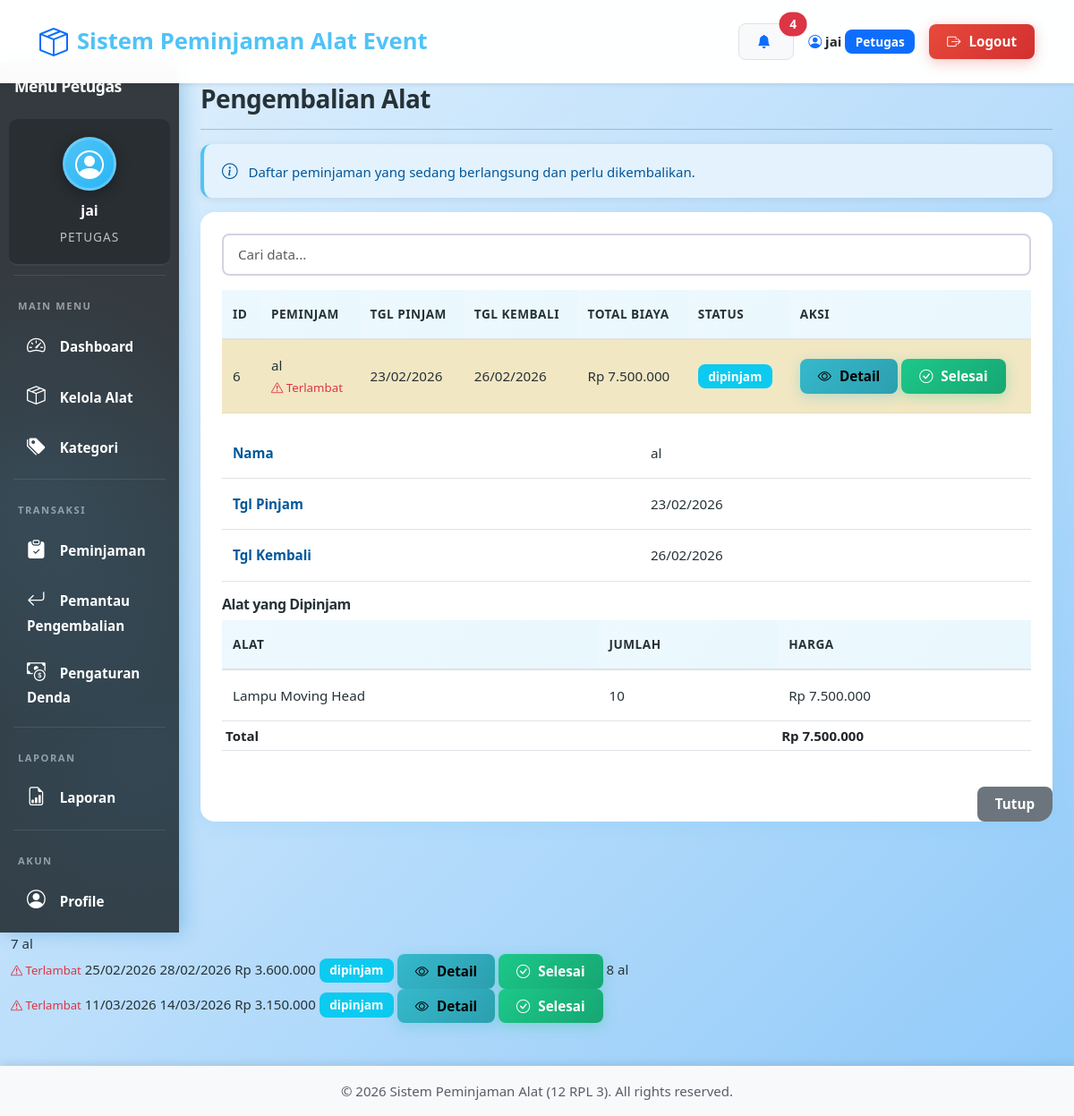
/petugas/pengembalian.php (signed in), run on the app's committed database.
### tables this page shows
CREATE TABLE `peminjaman` (
  `id` int NOT NULL,
  `nama_alat` varchar(50) NOT NULL,
  `peminjam_id` int NOT NULL,
  `tanggal_pinjam` date NOT NULL,
  `tanggal_kembali` date NOT NULL,
  `tanggal_pengembalian` datetime DEFAULT NULL,
  `kondisi_pengembalian` enum('baik','rusak ringan','rusak berat','hilang') DEFAULT 'baik',
  `catatan_pengembalian` text,
  `status` enum('pending','disetujui','ditolak','dipinjam','selesai') DEFAULT 'pending',
  `total_biaya` decimal(10,2) DEFAULT NULL,
  `denda` decimal(10,2) DEFAULT '0.00',
  `keterangan` text,
  `petugas_id` int DEFAULT NULL,
  `created_at` timestamp NULL DEFAULT CURRENT_TIMESTAMP,
  `deleted_at` datetime DEFAULT NULL
);

CREATE TABLE `users` (
  `id` int NOT NULL,
  `username` varchar(50) NOT NULL,
  `password` varchar(255) NOT NULL,
  `nama` varchar(100) NOT NULL,
  `email` varchar(100) NOT NULL,
  `telepon` varchar(20) DEFAULT NULL,
  `foto_profile` varchar(255) DEFAULT NULL,
  `role` enum('admin','petugas','peminjam') NOT NULL,
  `created_at` timestamp NULL DEFAULT CURRENT_TIMESTAMP,
  `deleted_at` datetime DEFAULT NULL
);

CREATE TABLE `detail_peminjaman` (
  `id` int NOT NULL,
  `peminjaman_id` int NOT NULL,
  `alat_id` int NOT NULL,
  `jumlah` int NOT NULL,
  `harga_satuan` decimal(10,2) DEFAULT NULL,
  `subtotal` decimal(10,2) DEFAULT NULL
);

CREATE TABLE `alat` (
  `id` int NOT NULL,
  `nama_alat` varchar(100) NOT NULL,
  `merk` varchar(100) DEFAULT NULL,
  `kategori_id` int DEFAULT NULL,
  `jumlah_total` int NOT NULL,
  `jumlah_tersedia` int NOT NULL,
  `kondisi` enum('baik','rusak ringan','rusak berat') DEFAULT 'baik',
  `harga_sewa` decimal(10,2) DEFAULT NULL,
  `deskripsi` text,
  `foto` varchar(255) DEFAULT NULL,
  `created_at` timestamp NULL DEFAULT CURRENT_TIMESTAMP,
  `deleted_at` datetime DEFAULT NULL
);

### controllers/PengembalianController.php (called while the page is built, shortened)
<?php
require_once __DIR__ . '/../models/PengembalianModel.php';
class PengembalianController extends Controller {
    private $model;
    public function __construct($conn) {
        $this->model     = new PengembalianModel($conn);
    }
    public function index() {
        return $this->model->getDaftarDipinjam();
    }
}
?>

### models/Model.php (called while the page is built, shortened)
<?php
class Model {
    protected $conn;
    public function __construct($conn) {
        $this->conn = $conn;
    }
    protected function query($sql) {
        return mysqli_query($this->conn, $sql);
    }
    protected function fetchAll($sql) {
        $result = $this->query($sql);
        $data = [];
        while ($row = mysqli_fetch_assoc($result)) {
            $data[] = $row;
        }
        return $data;
    }
}
?>

### models/PengembalianModel.php (called while the page is built, shortened)
<?php
require_once __DIR__ . '/Model.php';
class PengembalianModel extends Model {
    public function getDaftarDipinjam() {
        return $this->fetchAll("SELECT p.*, u.nama,
                                DATEDIFF(CURDATE(), p.tanggal_kembali) as hari_terlambat
                                FROM peminjaman p
                                JOIN users u ON p.peminjam_id = u.id
                                WHERE p.status = 'dipinjam'
                                ORDER BY p.tanggal_kembali ASC");
    }
}
?>

### models/PeminjamanModel.php (called while the page is built, shortened)
<?php
require_once __DIR__ . '/Model.php';
class PeminjamanModel extends Model {
    public function getDetail($peminjaman_id) {
        return $this->fetchAll("SELECT dp.*, a.nama_alat, a.harga_sewa FROM detail_peminjaman dp
                                JOIN alat a ON dp.alat_id = a.id
                                WHERE dp.peminjaman_id = " . (int)$peminjaman_id);
    }
}
?>

### petugas/pengembalian.php (the view, shortened to what this page needs)
<?php
require_once '../config/database.php';
require_once '../controllers/PengembalianController.php';
require_once '../models/PeminjamanModel.php';
$controller     = new PengembalianController($conn);
$peminjamanModel = new PeminjamanModel($conn);
$pengembalian_list = $controller->index();
include '../includes/header.php';
?>
<div class="container-fluid">
    <div class="row">
        <?php include '../includes/petugas_sidebar.php'; ?>
        <div class="col-md-10 p-4">
            <h2>Pengembalian Alat</h2>
            <hr>
            <div class="alert alert-info">
                <i class="bi bi-info-circle"></i> Daftar peminjaman yang sedang berlangsung dan perlu dikembalikan.
            </div>
            <div class="card">
                <div class="card-body">
                    <table class="table table-striped">
                        <thead>
                            <tr>
                                <th>ID</th>
                                <th>Peminjam</th>
                                <th>Tgl Pinjam</th>
                                <th>Tgl Kembali</th>
                                <th>Total Biaya</th>
                                <th>Status</th>
                                <th>Aksi</th>
                            </tr>
                        </thead>
                        <tbody>
                            <?php foreach ($pengembalian_list as $row):
                                $terlambat = strtotime($row['tanggal_kembali']) < strtotime(date('Y-m-d'));
                            ?>
                            <tr class="<?php echo $terlambat ? 'table-warning' : ''; ?>">
                                <td><?php echo $row['id']; ?></td>
                                <td>
                                    <?php echo htmlspecialchars($row['nama']); ?>
                                    <?php if ($terlambat): ?>
                                    <br><small class="text-danger"><i class="bi bi-exclamation-triangle"></i> Terlambat</small>
                                    <?php endif; ?>
                                </td>
                                <td><?php echo date('d/m/Y', strtotime($row['tanggal_pinjam'])); ?></td>
                                <td><?php echo date('d/m/Y', strtotime($row['tanggal_kembali'])); ?></td>
                                <td>Rp <?php echo number_format($row['total_biaya'], 0, ',', '.'); ?></td>
                                <td><span class="badge bg-info"><?php echo $row['status']; ?></span></td>
                                <td>
                                    <button class="btn btn-sm btn-info" data-bs-toggle="modal" data-bs-target="#detailModal<?php echo $row['id']; ?>">
                                        <i class="bi bi-eye"></i> Detail
                                    </button>
                                    <button class="btn btn-sm btn-success" onclick="if(confirm('Konfirmasi pengembalian?')) location.href='?selesai=<?php echo $row['id']; ?>'">
                                        <i class="bi bi-check-circle"></i> Selesai
                                    </button>
                                </td>
                            </tr>
                            <div class="modal fade" id="detailModal<?php echo $row['id']; ?>" tabindex="-1">
                                <div class="modal-dialog">
                                    <div class="modal-content">
                                        <div class="modal-body">
                                            <table class="table table-sm">
                                                <tr><td><strong>Nama</strong></td><td><?php echo htmlspecialchars($row['nama']); ?></td></tr>
                                                <tr><td><strong>Tgl Pinjam</strong></td><td><?php echo date('d/m/Y', strtotime($row['tanggal_pinjam'])); ?></td></tr>
                                                <tr><td><strong>Tgl Kembali</strong></td><td><?php echo date('d/m/Y', strtotime($row['tanggal_kembali'])); ?></td></tr>
                                            </table>
                                            <h6>Alat yang Dipinjam</h6>
                                            <table class="table table-sm">
                                                <thead><tr><th>Alat</th><th>Jumlah</th><th>Harga</th></tr></thead>
                                                <tbody>
                                                    <?php foreach ($peminjamanModel->getDetail($row['id']) as $d): ?>
                                                    <tr>
                                                        <td><?php echo htmlspecialchars($d['nama_alat']); ?></td>
                                                        <td><?php echo $d['jumlah']; ?></td>
                                                        <td>Rp <?php echo number_format($d['subtotal'], 0, ',', '.'); ?></td>
                                                    </tr>
                                                    <?php endforeach; ?>
                                                </tbody>
                                                <tfoot><tr><th colspan="2">Total</th><th>Rp <?php echo number_format($row['total_biaya'], 0, ',', '.'); ?></th></tr></tfoot>
                                            </table>
                                        </div>
                                        <div class="modal-footer">
                                            <button type="button" class="btn btn-secondary" data-bs-dismiss="modal">Tutup</button>
                                        </div>
                                    </div>
                                </div>
                            </div>
                            <?php endforeach; ?>
                        </tbody>
                    </table>
                </div>
            </div>
        </div>
    </div>
</div>
<?php include '../includes/footer.php'; ?>

### assets/css/variables.css (style rules this page uses)
:root { --primary: #4FC3F7; --primary-dark: #29B6F6; --primary-light: #81D4FA; --secondary: #78909C; --success: #66BB6A; --info: #42A5F5; --warning: #FFA726; --danger: #EF5350; --light: #E3F2FD; --dark: #263238; --blue-gradient: linear-gradient(135deg, #4FC3F7 0%, #29B6F6 100%); --blue-gradient-dark: linear-gradient(135deg, #29B6F6 0%, #0288D1 100%); --sidebar-gradient: linear-gradient(180deg, #0277BD 0%, #01579B 100%); --card-gradient: linear-gradient(135deg, #E3F2FD 0%, #BBDEFB 100%); --card-shadow: 0 4px 20px rgba(79, 195, 247, 0.15); --button-shadow: 0 4px 15px rgba(79, 195, 247, 0.3); --hover-shadow: 0 8px 30px rgba(79, 195, 247, 0.25); --spacing-sm: 0.5rem; --spacing-md: 1rem; --spacing-lg: 1.5rem; --spacing-xl: 2rem; --radius-sm: 8px; --radius-md: 12px; --radius-lg: 16px; --font-family: 'Segoe UI', Tahoma, Geneva, Verdana, sans-serif; --font-size-base: 15px; --font-weight-normal: 500; --font-weight-bold: 700; }

### assets/css/base.css (style rules this page uses)
* { margin: 0; padding: 0; box-sizing: border-box; }
html { scroll-behavior: smooth; }
body { font-family: var(--font-family); background: linear-gradient(135deg, #E3F2FD 0%, #BBDEFB 50%, #90CAF9 100%); background-attachment: fixed; min-height: 100vh; color: var(--dark); font-size: var(--font-size-base); line-height: 1.6; padding-top: 70px; }
h1, h2, h3, h4, h5, h6 { font-weight: var(--font-weight-bold); color: var(--dark); letter-spacing: -0.5px; }
h2 { font-size: 1.75rem; margin-bottom: 0.5rem; }
p, td, th, label, span { color: var(--dark); }
strong { font-weight: var(--font-weight-bold); }

### assets/css/components.css (style rules this page uses)
.card { border: none; border-radius: var(--radius-lg); box-shadow: var(--card-shadow); overflow: hidden; margin-bottom: var(--spacing-lg); background: white; transition: all 0.3s ease; }
.card-body { padding: var(--spacing-lg); }
.table thead th { border-bottom: 2px solid #dee2e6; font-weight: var(--font-weight-bold); text-transform: uppercase; font-size: 0.85rem; letter-spacing: 0.5px; color: var(--dark); padding: var(--spacing-md) 0.75rem; background: linear-gradient(135deg, rgba(79, 195, 247, 0.1) 0%, rgba(41, 182, 246, 0.1) 100%); }
.table tbody td { padding: var(--spacing-md) 0.75rem; vertical-align: middle; font-size: 0.95rem; color: var(--dark); font-weight: var(--font-weight-normal); }
.table tbody td strong { font-weight: var(--font-weight-bold); color: #01579B; }
.btn { border-radius: var(--radius-sm); padding: var(--spacing-sm) 1.25rem; font-weight: 600; font-size: 0.95rem; transition: all 0.3s ease; border: none; }
.btn i { margin-right: 5px; }
.btn-success { background: linear-gradient(135deg, #1cc88a 0%, #17a673 100%); box-shadow: 0 4px 15px rgba(28, 200, 138, 0.3); }
.btn-info { background: linear-gradient(135deg, #36b9cc 0%, #2c9faf 100%); box-shadow: 0 4px 15px rgba(54, 185, 204, 0.3); }
.badge { padding: 0.5em 0.85em; font-weight: var(--font-weight-bold); border-radius: var(--radius-sm); font-size: 0.85rem; }
.alert { border: none; border-radius: var(--radius-md); padding: var(--spacing-md) 1.25rem; border-left: 4px solid; box-shadow: 0 2px 10px rgba(0,0,0,0.08); font-weight: var(--font-weight-normal); }
.alert-info { background-color: #E3F2FD; border-left-color: var(--primary); color: #01579B; }
.alert i { margin-right: 8px; font-size: 1.1rem; }
.modal-content { border: none; border-radius: var(--radius-lg); box-shadow: 0 10px 40px rgba(0,0,0,0.3); }
.modal-body { text-align: left; }
.modal { display: none; }

### data on the page
peminjaman: id "6", peminjam.nama "al", shows "Terlambat", tanggal_pinjam "23/02/2026", tanggal_kembali "26/02/2026", total_biaya "7.500.000", status "dipinjam"
detail_peminjaman: alat.nama_alat "Lampu Moving Head", jumlah "10", subtotal "7.500.000"
peminjaman: id "7", peminjam.nama "al", shows "Terlambat", tanggal_pinjam "25/02/2026", tanggal_kembali "28/02/2026", total_biaya "3.600.000", status "dipinjam"
peminjaman: id "8", peminjam.nama "al", shows "Terlambat", tanggal_pinjam "11/03/2026", tanggal_kembali "14/03/2026", total_biaya "3.150.000", status "dipinjam"

### other printed values
$notif_count "4"
$_SESSION['nama'] "jai"
$_SESSION['role'] "Petugas"
$_SESSION['role'] "PETUGAS"
